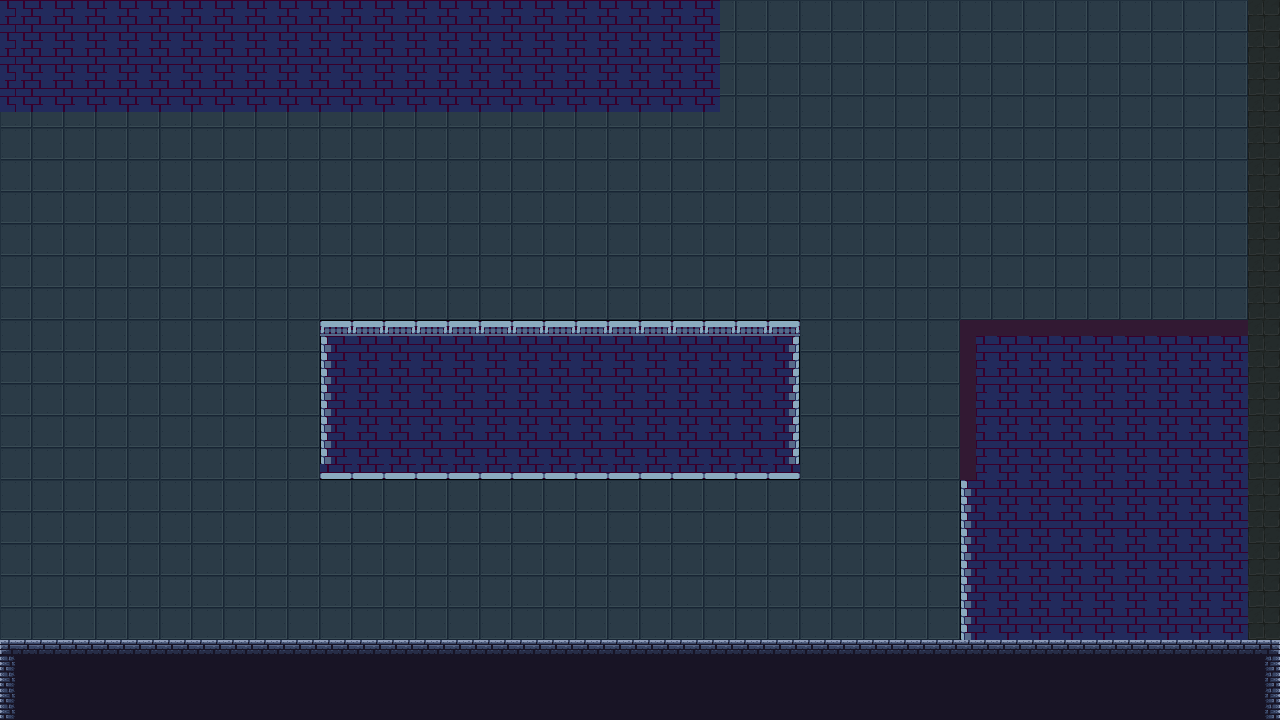

Rendered tile map (Tiled .tmx) drawn with the repository's tilesets; below, a short description and the map source with its tile grids summarised:
An orthogonal 80x45 tile map with 16x16 px tiles, 3 tile layers (Bg, Tile Layer 1, Obstacle), 4 tilesets and 6 objects.

<map version="1.10" tiledversion="1.11.2" orientation="orthogonal" renderorder="right-down" width="80" height="45" tilewidth="16" tileheight="16" infinite="0" nextlayerid="9" nextobjectid="7">
 <tileset firstgid="1" name="Cyberpunk" tilewidth="16" tileheight="16" tilecount="256" columns="16">
  <image source="Cyberpunk.png" width="256" height="256" />
 </tileset>
 <tileset firstgid="257" name="Dungeon Tile Set" tilewidth="16" tileheight="16" tilecount="270" columns="15">
  <image source="Dungeon Tile Set.png" width="240" height="288" />
 </tileset>
 <tileset firstgid="527" name="level_tileset" tilewidth="16" tileheight="16" tilecount="324" columns="18">
  <image source="level_tileset.png" width="300" height="300" />
 </tileset>
 <tileset firstgid="851" name="mainlevbuild" tilewidth="16" tileheight="16" tilecount="2560" columns="64">
  <image source="mainlevbuild.png" width="1024" height="640" />
 </tileset>
 <layer id="3" name="Bg" width="80" height="45">
  <data>[3600 cells, 3200 non-empty, 4 distinct tile ids]</data>
 </layer>
 <imagelayer id="4" name="Image Layer 1" />
 <layer id="1" name="Tile Layer 1" width="80" height="45">
  <data>[3600 cells, 400 non-empty, 6 distinct tile ids]</data>
 </layer>
 <layer id="2" name="Obstacle" width="80" height="45">
  <data>[3600 cells, 1055 non-empty, 18 distinct tile ids]</data>
 </layer>
 <objectgroup id="5" name="Ground">
  <object id="1" x="0" y="642" width="1281.82" height="73.1515" />
 </objectgroup>
 <objectgroup color="#c80000" id="6" name="Wall">
  <object id="2" x="962.667" y="320" width="320" height="317.333" />
  <object id="3" x="1.33333" y="-1.33333" width="720" height="114.667" />
  <object id="4" x="320" y="321.333" width="480" height="157.333" />
 </objectgroup>
 <objectgroup id="7" name="Spawnr">
  <object id="5" x="32" y="577.333" width="29.3333" height="62.6667" />
 </objectgroup>
 <objectgroup id="8" name="Exit">
  <object id="6" x="1185.33" y="256" width="29.3333" height="61.3333" />
 </objectgroup>
</map>
